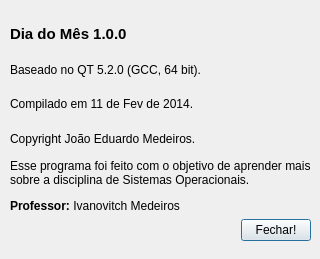
<?xml version="1.0" encoding="UTF-8"?>
<ui version="4.0">
 <class>Sobre</class>
 <widget class="QDialog" name="Sobre">
  <property name="geometry">
   <rect>
    <x>0</x>
    <y>0</y>
    <width>320</width>
    <height>259</height>
   </rect>
  </property>
  <property name="windowTitle">
   <string>Sobre</string>
  </property>
  <property name="sizeGripEnabled">
   <bool>false</bool>
  </property>
  <property name="modal">
   <bool>true</bool>
  </property>
  <widget class="QWidget" name="">
   <property name="geometry">
    <rect>
     <x>10</x>
     <y>20</y>
     <width>301</width>
     <height>221</height>
    </rect>
   </property>
   <layout class="QVBoxLayout" name="verticalLayout">
    <item>
     <widget class="QLabel" name="label">
      <property name="text">
       <string>&lt;html&gt;&lt;head/&gt;&lt;body&gt;&lt;p&gt;&lt;span style=&quot; font-size:11pt; font-weight:600;&quot;&gt;Dia do Mês 1.0.0&lt;/span&gt;&lt;/p&gt;&lt;/body&gt;&lt;/html&gt;</string>
      </property>
     </widget>
    </item>
    <item>
     <widget class="QLabel" name="label_2">
      <property name="text">
       <string>Baseado no QT 5.2.0 (GCC, 64 bit).</string>
      </property>
     </widget>
    </item>
    <item>
     <widget class="QLabel" name="label_3">
      <property name="text">
       <string>Compilado em 11 de Fev de 2014.</string>
      </property>
     </widget>
    </item>
    <item>
     <widget class="QLabel" name="label_4">
      <property name="text">
       <string>Copyright João Eduardo Medeiros.</string>
      </property>
     </widget>
    </item>
    <item>
     <widget class="QLabel" name="label_5">
      <property name="font">
       <font>
        <strikeout>false</strikeout>
       </font>
      </property>
      <property name="text">
       <string>&lt;html&gt;&lt;head/&gt;&lt;body&gt;&lt;p&gt;Esse programa foi feito com o objetivo de aprender mais sobre a disciplina de Sistemas Operacionais. &lt;/p&gt;&lt;p&gt;&lt;span style=&quot; font-weight:600;&quot;&gt;Professor:&lt;/span&gt; Ivanovitch Medeiros&lt;/p&gt;&lt;/body&gt;&lt;/html&gt;</string>
      </property>
      <property name="wordWrap">
       <bool>true</bool>
      </property>
     </widget>
    </item>
    <item alignment="Qt::AlignRight">
     <widget class="QPushButton" name="pushButton">
      <property name="minimumSize">
       <size>
        <width>0</width>
        <height>0</height>
       </size>
      </property>
      <property name="maximumSize">
       <size>
        <width>70</width>
        <height>16777215</height>
       </size>
      </property>
      <property name="text">
       <string>Fechar!</string>
      </property>
     </widget>
    </item>
   </layout>
  </widget>
 </widget>
 <resources/>
 <connections>
  <connection>
   <sender>pushButton</sender>
   <signal>clicked()</signal>
   <receiver>Sobre</receiver>
   <slot>close()</slot>
   <hints>
    <hint type="sourcelabel">
     <x>274</x>
     <y>228</y>
    </hint>
    <hint type="destinationlabel">
     <x>159</x>
     <y>129</y>
    </hint>
   </hints>
  </connection>
 </connections>
</ui>
